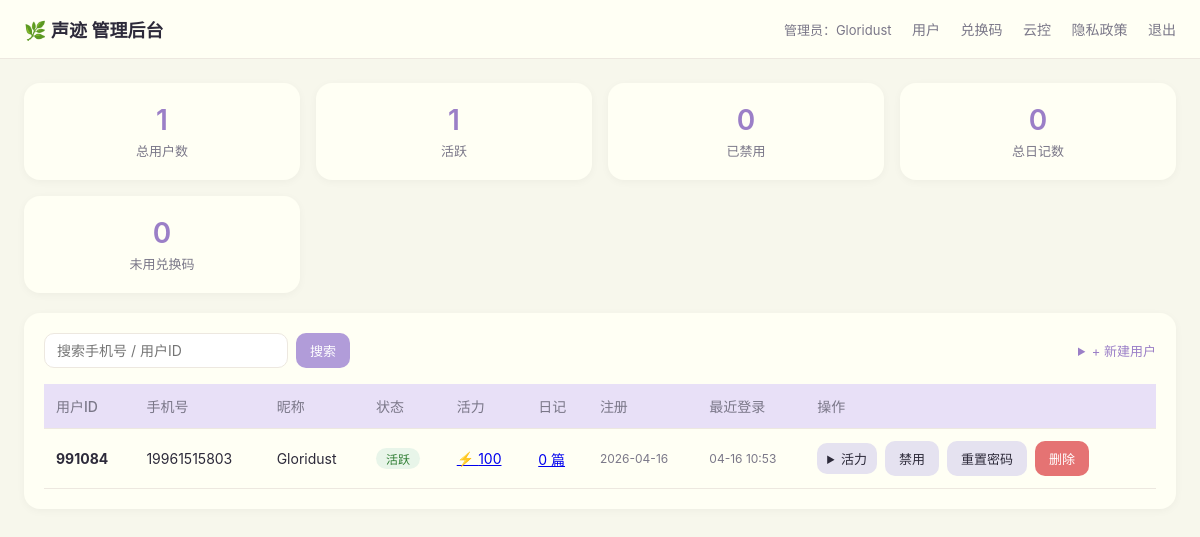
Screenshot of /admin/ (signed in) with the database file from the repository.
### app/models.py (models this page shows, shortened)
class User(db.Model):
    __tablename__ = "users"
    id = db.Column(db.Integer, primary_key=True)
    phone = db.Column(db.String(32), unique=True, nullable=False, index=True)
    password_hash = db.Column(db.String(255), nullable=False)
    nickname = db.Column(db.String(64), nullable=True)
    status = db.Column(db.String(16), nullable=False, default="active")
    is_admin = db.Column(db.Boolean, default=False, nullable=False)
    created_at = db.Column(db.DateTime, default=datetime.utcnow, nullable=False)
    last_login_at = db.Column(db.DateTime, nullable=True)
    token_version = db.Column(db.Integer, nullable=False, default=1)
    vitality_balance = db.Column(db.Integer, nullable=False, default=100)
    diaries = db.relationship("Diary", backref="user", lazy=True, cascade="all, delete-orphan")
    vitality_logs = db.relationship("VitalityLog", backref="user", lazy=True, cascade="all, delete-orphan")

### app/routes/admin.py (the view)
@bp.get("/")
@admin_required
def dashboard():
    q = (request.args.get("q") or "").strip()
    query = User.query
    if q:
        if q.isdigit():
            query = query.filter((User.id == int(q)) | (User.phone.like(f"%{q}%")))
        else:
            query = query.filter(User.phone.like(f"%{q}%"))
    users = query.order_by(User.created_at.desc()).limit(500).all()
    stats = {
        "total_users": User.query.count(),
        "active_users": User.query.filter_by(status="active").count(),
        "disabled_users": User.query.filter_by(status="disabled").count(),
        "total_diaries": Diary.query.count(),
        "unused_codes": RedeemCode.query.filter_by(used_by=None).count(),
    }
    return render_template("admin/dashboard.html",
                           users=users, stats=stats, q=q,
                           admin_name=session.get("admin_name"))

### app/routes/admin.py (called while the page is built)
def admin_required(fn):
    @wraps(fn)
    def wrapper(*a, **kw):
        if not session.get("admin_id"):
            return redirect(url_for("admin.login"))
        return fn(*a, **kw)
    return wrapper

### app/templates/admin/dashboard.html (shortened to what this page needs)
{% extends "admin/base.html" %}
{% block body %}
<div class="stats">
  <div class="stat"><div class="v">{{ stats.total_users }}</div><div class="l">总用户数</div></div>
  <div class="stat"><div class="v">{{ stats.active_users }}</div><div class="l">活跃</div></div>
  <div class="stat"><div class="v">{{ stats.disabled_users }}</div><div class="l">已禁用</div></div>
  <div class="stat"><div class="v">{{ stats.total_diaries }}</div><div class="l">总日记数</div></div>
  <div class="stat"><div class="v">{{ stats.unused_codes }}</div><div class="l">未用兑换码</div></div>
</div>
<div class="card">
  <div class="row" style="justify-content:space-between;margin-bottom:16px">
    <form method="get" class="row">
      <input name="q" value="{{ q }}" placeholder="搜索手机号 / 用户ID">
      <button type="submit">搜索</button>
    </form>
    <details>
      <summary>+ 新建用户</summary>
    </details>
  </div>
  <table>
    <thead><tr>
      <th>用户ID</th><th>手机号</th><th>昵称</th><th>状态</th>
      <th>活力</th><th>日记</th><th>注册</th><th>最近登录</th><th>操作</th>
    </tr></thead>
    <tbody>
      {% for u in users %}
      <tr>
        <td><strong>{{ u.id }}</strong></td>
        <td>{{ u.phone }}</td>
        <td>{{ u.nickname or '—' }}</td>
        <td>
          {% if u.status == 'active' %}
            <span class="pill pill-active">活跃</span>
          {% else %}
            <span class="pill pill-disabled">已禁用</span>
          {% endif %}
        </td>
        <td>
          <a href="{{ url_for('admin.user_vitality_log', uid=u.id) }}" title="查看流水">⚡ {{ u.vitality_balance }}</a>
        </td>
        <td><a href="{{ url_for('admin.user_diaries', uid=u.id) }}">{{ u.diaries|length }} 篇</a></td>
        <td style="color:var(--muted);font-size:12px">{{ u.created_at.strftime('%Y-%m-%d') if u.created_at else '—' }}</td>
        <td style="color:var(--muted);font-size:12px">{{ u.last_login_at.strftime('%m-%d %H:%M') if u.last_login_at else '—' }}</td>
        <td>
          <div class="row">
            <details>
              <summary class="btn btn-secondary" style="padding:6px 10px">活力</summary>
            </details>
            {% if u.status == 'active' %}
              <form method="post" action="{{ url_for('admin.disable_user', uid=u.id) }}" class="inline">
                <button class="btn-secondary" type="submit">禁用</button>
              </form>
            {% else %}
              <form method="post" action="{{ url_for('admin.enable_user', uid=u.id) }}" class="inline">
                <button type="submit">启用</button>
              </form>
            {% endif %}
            <form method="post" action="{{ url_for('admin.reset_password', uid=u.id) }}" class="inline"
                  onsubmit="this.querySelector('[name=new_password]').value=prompt('新密码（留空则重置为 123456）：','')||'123456'">
              <button class="btn-secondary" type="submit">重置密码</button>
            </form>
            <form method="post" action="{{ url_for('admin.delete_user', uid=u.id) }}" class="inline"
                  onsubmit="return confirm('确认永久删除用户 {{ u.id }} 及其所有日记？')">
              <button class="btn-danger" type="submit">删除</button>
            </form>
          </div>
        </td>
      </tr>
      {% else %}
      <tr><td colspan="9" style="text-align:center;color:var(--muted);padding:40px">暂无用户</td></tr>
      {% endfor %}
    </tbody>
  </table>
</div>
{% endblock %}

### app/templates/admin/base.html (shortened to what this page needs)
<!doctype html>
<html lang="zh-CN">
<head>
</head>
<body>
{% if session.admin_id %}
<header>
  <h1>🌿 声迹 管理后台</h1>
  <nav>
    <span style="color:var(--muted);font-size:13px">管理员：{{ session.admin_name }}</span>
    <a href="{{ url_for('admin.dashboard') }}">用户</a>
    <a href="{{ url_for('admin.codes_list') }}">兑换码</a>
    <a href="{{ url_for('admin.settings_page') }}">云控</a>
    <a href="{{ url_for('admin.legal_page') }}">隐私政策</a>
    <a href="{{ url_for('admin.logout') }}">退出</a>
  </nav>
</header>
{% endif %}
<main>
  {% block body %}{% endblock %}
</main>
</body>
</html>

### app/templates/admin/base.html (style rules this page uses)
:root { --bg:#f7f7ec; --surface:#fffff4; --accent:#e8e0f7; --primary:#b19cd9; --primary-dark:#9b7fc7; --text:#2d2a3a; --muted:#7a7788; --danger:#e57373; --success:#81c784; --border:#ede8e0; }
* { box-sizing:border-box }
body { margin:0;font-family:-apple-system,BlinkMacSystemFont,"PingFang SC","Helvetica Neue",sans-serif;background:var(--bg);color:var(--text) }
header { display:flex;align-items:center;justify-content:space-between;padding:16px 24px;background:var(--surface);border-bottom:1px solid var(--border) }
header h1 { margin:0;font-size:18px;font-weight:600 }
header nav a { margin-left:16px;color:var(--muted);text-decoration:none;font-size:14px }
main { max-width:1200px;margin:24px auto;padding:0 24px }
.card { background:var(--surface);border-radius:16px;padding:20px;box-shadow:0 2px 8px rgba(0,0,0,.04);margin-bottom:20px }
.stats { display:grid;grid-template-columns:repeat(4,1fr);gap:16px;margin-bottom:20px }
.stat { background:var(--surface);border-radius:16px;padding:20px;text-align:center;box-shadow:0 2px 8px rgba(0,0,0,.04) }
.stat .v { font-size:28px;font-weight:600;color:var(--primary-dark) }
.stat .l { color:var(--muted);font-size:13px;margin-top:4px }
table { width:100%;border-collapse:collapse }
th,td { padding:12px;text-align:left;border-bottom:1px solid var(--border);font-size:14px }
th { color:var(--muted);font-weight:500;background:var(--accent) }
button,.btn { border:none;border-radius:10px;padding:8px 14px;font-size:13px;cursor:pointer;background:var(--primary);color:#fff;transition:.15s }
.btn-secondary { background:#e5e2f0;color:var(--text) }
.btn-danger { background:var(--danger) }
input,select { padding:8px 12px;border:1px solid var(--border);border-radius:10px;font-size:14px;background:#fff;font-family:inherit }
.pill { display:inline-block;padding:2px 10px;border-radius:999px;font-size:12px;font-weight:500 }
.pill-active { background:#e8f5e9;color:#2e7d32 }
.row { display:flex;gap:8px;align-items:center;flex-wrap:wrap }
form.inline { display:inline }
details summary { cursor:pointer;color:var(--primary-dark);font-size:13px }

### rows the page displays
User: admin_name "Gloridust", id "991084", phone "19961515803", nickname "Gloridust", status "活跃", vitality_balance "100", diaries|length "0", created_at "2026-04-16", last_login_at "04-16 10:53"

### other values shown
{{ stats.total_users }} "1"
{{ stats.active_users }} "1"
{{ stats.disabled_users }} "0"
{{ stats.total_diaries }} "0"
{{ stats.unused_codes }} "0"
